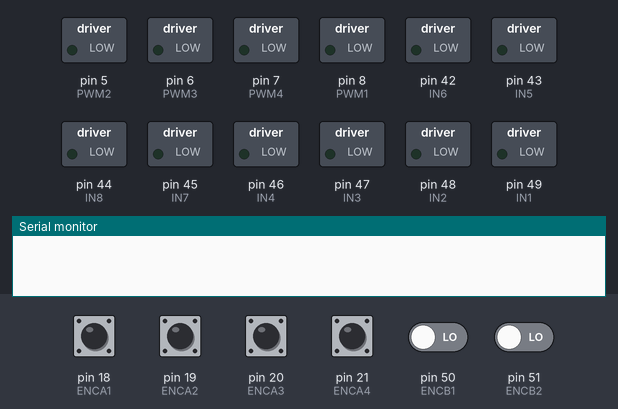
Bench run of a sketch on a simulated Arduino Mega 2560, built with avr-gcc and run on an emulated ATmega2560. On the bench: switched loads named in the sketch (green lamp = pin HIGH), the last lines printed to the serial monitor. Inputs (shaded band) come from the test bench; at power-on: pin 18 (ENCA1), pin 19 (ENCA2), pin 20 (ENCA3), pin 21 (ENCA4) HIGH, pin 50 (ENCB1), pin 51 (ENCB2) LOW.

Above: at 0.1 s.
At 5.06 s:
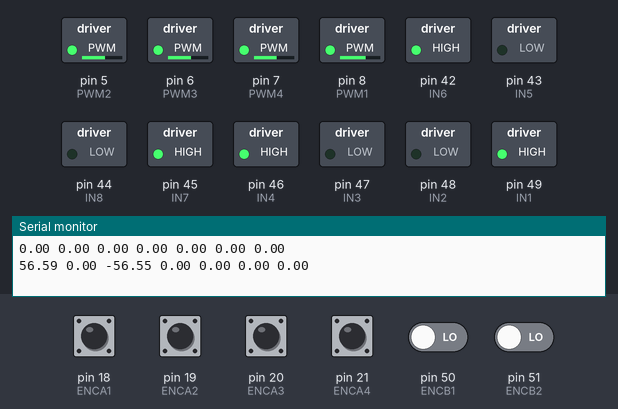
At 6.2 s:
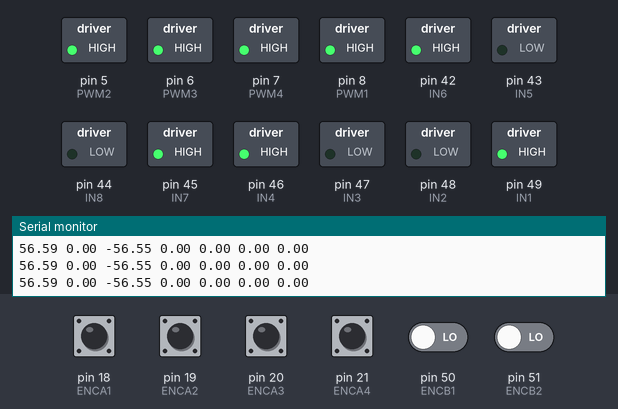
6.3 s: pin 18 (ENCA1) pulsed LOW 2 times (0.12 s each, 0.3 s apart)
9.9 s: pin 19 (ENCA2) pulsed LOW 2 times (0.12 s each, 0.3 s apart)
Timing chart, 0 to 12.9 s (numbered marks = the images above; inputs shaded):
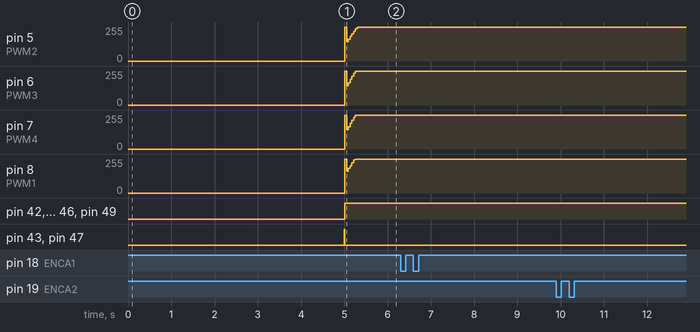

The sketch:

with_filter_ADD_run_diff_angle_ADD_filter_ADD_fuzzy_Test_run.ino
```cpp
#include <util/atomic.h>
// Pin1
#define ENCA1 18
#define ENCB1 50
#define PWM1  8
#define IN1   49
#define IN2   48
// Pin2
#define ENCA2 19
#define ENCB2 51
#define PWM2  5
#define IN3   47
#define IN4   46
// Pin3
#define ENCA3 20
#define ENCB3 52
#define PWM3  6
#define IN5   43
#define IN6   42
// Pin4
#define ENCA4 21
#define ENCB4 53
#define PWM4  7
#define IN7   45
#define IN8   44

// globals
long prevT1 = 0;
int posPrev1 = 0;
float preve1;
long prevT2 = 0;
int posPrev2 = 0;
float preve2;
long prevT3 = 0;
int posPrev3 = 0;
float preve3;
long prevT4 = 0;
int posPrev4 = 0;
float preve4;

// Set a target
float vt1;
float vt2;
float vt3;
float vt4;
float v;

// Use the "volatile" directive for variables
// used in an interrupt
volatile int pos_i1 = 0;
volatile float velocity_i1 = 0;
volatile long prevT_i1 = 0;

volatile int pos_i2 = 0;
volatile float velocity_i2 = 0;
volatile long prevT_i2 = 0;

volatile int pos_i3 = 0;
volatile float velocity_i3 = 0;
volatile long prevT_i3 = 0;

volatile int pos_i4 = 0;
volatile float velocity_i4 = 0;
volatile long prevT_i4 = 0;

float vFilt = 0;
float vPrev = 0;
float vFiltPrev = 0;

float v1Filt = 0;
float v1Prev = 0;

float v2Filt = 0;
float v2Prev = 0;

float v3Filt = 0;
float v3Prev = 0;

float v4Filt = 0;
float v4Prev = 0;

float e=0;
float eintegral = 0;
float eintegral1 = 0;
float derivative1;
float eintegral2 = 0;
float derivative2;
float eintegral3 = 0;
float derivative3;
float eintegral4 = 0;
float derivative4;
int  pos1,pos2,pos3,pos4;
float distance,speed,deltad;
int mode = 1;
void setup() {
  Serial.begin(9600);
  pinMode(ENCA1,INPUT);
  pinMode(ENCB1,INPUT);

  pinMode(ENCA2,INPUT);
  pinMode(ENCB2,INPUT);

  pinMode(ENCA3,INPUT);
  pinMode(ENCB3,INPUT);

  pinMode(ENCA4,INPUT);
  pinMode(ENCB4,INPUT);

  pinMode(PWM1,OUTPUT);
  pinMode(PWM2,OUTPUT);
  pinMode(PWM3,OUTPUT);
  pinMode(PWM4,OUTPUT);

  pinMode(IN1,OUTPUT);
  pinMode(IN2,OUTPUT);
  pinMode(IN3,OUTPUT);
  pinMode(IN4,OUTPUT);
  pinMode(IN5,OUTPUT);
  pinMode(IN6,OUTPUT);
  pinMode(IN7,OUTPUT);
  pinMode(IN8,OUTPUT);
  attachInterrupt(digitalPinToInterrupt(ENCA1), readEncoder1,RISING);
  attachInterrupt(digitalPinToInterrupt(ENCA2), readEncoder2,RISING);
  attachInterrupt(digitalPinToInterrupt(ENCA3), readEncoder3,RISING);
  attachInterrupt(digitalPinToInterrupt(ENCA4), readEncoder4,RISING);

  delay(5000);
}

void loop() {
  // read the position in an atomic block
  // to avoid potential misreads
  pos1 = 0;
  pos2 = 0;
  pos3 = 0;
  pos4 = 0;
  ATOMIC_BLOCK(ATOMIC_RESTORESTATE){
    pos1 = pos_i1;
    pos2 = pos_i2;
    pos3 = pos_i3;
    pos4 = pos_i4;
    }
  // Compute velocity with method 1
  long currT1 = micros();
  long currT2 = micros();
  long currT3 = micros();
  long currT4 = micros();

  float deltaT1 = ((float) (currT1-prevT1))/1.0e6; //1e6=10^6
  float deltaT2 = ((float) (currT2-prevT2))/1.0e6;
  float deltaT3 = ((float) (currT3-prevT3))/1.0e6;
  float deltaT4 = ((float) (currT4-prevT4))/1.0e6;
  //Serial.print (deltaT1);Serial.print(deltaT2);Serial.println(deltaT3);
  float velocity1 = (pos1 - posPrev1)/deltaT1;
  float velocity2 = (pos2 - posPrev2)/deltaT2;
  float velocity3 = (pos3 - posPrev3)/deltaT3;
  float velocity4 = (pos4 - posPrev4)/deltaT4;
  //Serial.print(velocity1);Serial.println(velocity3);
  posPrev1 = pos1;
  posPrev2 = pos2;
  posPrev3 = pos3;
  posPrev4 = pos4;

  prevT1 = currT1;
  prevT2 = currT2;
  prevT3 = currT3;
  prevT4 = currT4;

  // Convert count/s to RPM
  float v1 = velocity1/616.0*60;
  float v2 = velocity2/616.0*60;
  float v3 = velocity3/616.0*60;
  float v4 = velocity4/616.0*60;

  // Low-pass filter (25 Hz cutoff)
  v1Filt = 0.854*v1Filt + 0.0728*v1 + 0.0728*v1Prev;
  v1Prev = v1;
  v2Filt = 0.854*v2Filt + 0.0728*v2 + 0.0728*v2Prev;
  v2Prev = v2;
  v3Filt = 0.854*v3Filt + 0.0728*v3 + 0.0728*v3Prev;
  v3Prev = v3;
  v4Filt = 0.854*v4Filt + 0.0728*v4 + 0.0728*v4Prev;
  v4Prev = v4;

  // Compute the control signal u
  float kp1 = 2.4064;
  float ki1 = 9.6228;
  float kd1 = 0.6038;

  float kp2 = 2.1543;
  float ki2 = 8.5818;
  float kd2 = 0.5382;

  float kp3 = 2.0626481;
  float ki3 = 10.313734;
  float kd3 = 0.3666;

  float kp4 = 2.0626481;
  float ki4 = 10.313734;
  float kd4 = 0.3666;

  float e1 = vt1 - v1Filt;
  float e2 = vt2 - v2Filt;
  float e3 = vt3 - v3Filt;
  float e4 = vt4 - v4Filt;

  // Compute the integral term
  eintegral1 = eintegral1 + e1 * deltaT1;
  eintegral2 = eintegral2 + e2 * deltaT2;
  eintegral3 = eintegral3 + e3 * deltaT3;
  eintegral4 = eintegral4 + e4 * deltaT4;

  // Compute the derivative term
  derivative1 = (e1 - preve1) / deltaT1;
  derivative2 = (e2 - preve2) / deltaT2;
  derivative3 = (e3 - preve3) / deltaT3;
  derivative4 = (e4 - preve4) / deltaT4;

  float u1 = kp1 * e1 + ki1 * eintegral1 + kd1 * derivative1;  // updated control signal
  float u2 = kp2 * e2 + ki2 * eintegral2 + kd2 * derivative2;  // updated control signal
  float u3 = kp3 * e3 + ki3 * eintegral3 + kd3 * derivative3;  // updated control signal
  float u4 = kp4 * e4 + ki4 * eintegral4 + kd4 * derivative4;  // updated control signal
  preve1 = e1;
  preve2 = e2;
  preve3 = e3;
  preve4 = e4;

  // Set the motor 1 speed and direction
  int dir1 = 1;
  if (u1 < 0) {
    dir1 = -1;
  }
  int pwr1 = (int) fabs(u1);
  if (pwr1 > 255) {
    pwr1 = 255;
  }
  // Set the motor 2 speed and direction
  int dir2 = 1;
  if (u2 < 0) {
    dir2 = -1;
  }
  int pwr2 = (int) fabs(u2);
  if (pwr2 > 255) {
    pwr2 = 255;
  }
  // Set the motor 3 speed and direction
  int dir3 = 1;
  if (u3 < 0) {
    dir3 = -1;
  }
  int pwr3 = (int) fabs(u3);
  if (pwr3 > 255) {
    pwr3 = 255;
  }
  // Set the motor 4 speed and direction
  int dir4 = 1;
  if (u4 < 0) {
    dir4 = -1;
  }
  int pwr4 = (int) fabs(u4);
  if (pwr4 > 255) {
    pwr4 = 255;
  }


  setMotor(dir1, pwr1, PWM1, IN1, IN2);
  setMotor(dir2, pwr2, PWM2, IN3, IN4);
  setMotor(dir3, pwr3, PWM3, IN5, IN6);
  setMotor(dir4, pwr4, PWM4, IN7, IN8);


  go(5,0); //go how many square in what direction?
  calculate_s(speed,v1,v2,v3,v4,deltaT1);


  // tinhtoan_quangduong_di(speed,0);
  //Print
  Serial.print(vt1);
  Serial.print(" ");
  Serial.print(v1Filt);
  Serial.print(" ");
  Serial.print(vt2);
  Serial.print(" ");
  Serial.print(v2Filt);
  Serial.print(" ");
  Serial.print(v3Filt);
  Serial.print(" ");
  Serial.print(v4Filt);
  Serial.print(" ");
  Serial.println(distance);
  delay(1);
}
void setMotor(int dir, int pwmVal, int pwm, int in1, int in2){
  analogWrite(pwm,pwmVal); // Motor speed
  if(dir == 1){
    // Turn one way
    digitalWrite(in1,HIGH);
    digitalWrite(in2,LOW);
  }
  else if(dir == -1){
    // Turn the other way
    digitalWrite(in1,LOW);
    digitalWrite(in2,HIGH);
  }
  else{
    // Or dont turn
    digitalWrite(in1,LOW);
    digitalWrite(in2,LOW);
  }
}
void readEncoder1(){
  // Read encoder B when ENCA rises
  int b1 = digitalRead(ENCB1);
  int increment1 = 0;
  if(b1>0){
    // If B is high, increment forward
    increment1 = 1;
  }
  else{
    // Otherwise, increment backward
    increment1 = -1;
  }
  pos_i1 = pos_i1 + increment1;
}
void readEncoder2(){
  // Read encoder B when ENCA rises
  int b2 = digitalRead(ENCB2);
  int increment2 = 0;
  if(b2>0){
    // If B is high, increment forward
    increment2 = 1;
  }
  else{
    // Otherwise, increment backward
    increment2 = -1;
  }
  pos_i2 = pos_i2 + increment2;
}
void readEncoder3(){
  // Read encoder B when ENCA rises
  int b3 = digitalRead(ENCB3);
  int increment3 = 0;
  if(b3>0){
    // If B is high, increment forward
    increment3 = 1;
  }
  else{
    // Otherwise, increment backward
    increment3 = -1;
  }
  pos_i3 = pos_i3 + increment3;
}
void readEncoder4(){
  // Read encoder B when ENCA rises
  int b4 = digitalRead(ENCB4);
  int increment4 = 0;
  if(b4>0){
    // If B is high, increment forward
    increment4 = 1;
  }
  else{
    // Otherwise, increment backward
    increment4 = -1;
  }
  pos_i4 = pos_i4 + increment4;
}

void tinhtoan_quangduong_di(int v, float degree)//degree integer number pls
{
  float x= degree/180*3.14;
  vt1 = v * cos(3.14/4+x);
  vt2 = v * sin(3.14/4+x)*(-1);
  vt3 = v * cos(3.14/4+x)*(-1);
  vt4 = v * sin(3.14/4+x);
}
void calculate_s(float s, float v1, float v2, float v3, float v4, float deltaT)
{
  // v(rpm)
  v=sqrt(pow((abs(v1)+abs(v3))/2,2)+pow((abs(v2)+abs(v4))/2,2));
  vFilt = 0.854*vFilt + 0.0728*v + 0.0728*vPrev;
  vPrev = v;
  // distance(count)
  distance = distance + (vFilt+vFiltPrev)/2 * deltaT;
  // if(deltad!=700-distance)
  // {Serial.print("Vfilt: ");Serial.print(vFilt);Serial.print("\t");Serial.print("V: ");Serial.print(v);Serial.print("\t");Serial.print("Distance: ");Serial.print(deltad); Serial.print("\t");Serial.print("speed: ");Serial.print(speed);
  // Serial.print("\tTotal distance: ");Serial.println(distance);}
  // vFiltPrev=vFilt;
}
void go(float d, float angle)
{
  float dis=d*50;
  tinhtoan_quangduong_di(speed,angle);
  deltad=dis-distance;
  if (deltad>700) {speed=200;}
  else if (deltad>500) {speed=150 + (deltad-800) * (200-150)/(700-500);}
  else if (deltad>300) {speed=100 + (deltad-400) * (150-100)/(500-300);}
  else if (deltad>50)  {speed=50  + (deltad-100) * (100-50)/(300-50);}
  else if (deltad>0)   {speed=0   + (deltad-0)   * (50-0)/(50-0);}
}
void run_triangle( float v1, float v2, float v3, float v4, float deltaT1){

  if (mode == 1) {
      //di vong quanh the gioi
    go(3.606,33.7); //go how many square in what direction?
    calculate_s(speed,v1,v2,v3,v4,deltaT1);
    if(distance > 179) {mode = 2;}
  }
  else if(mode == 2){
    go(6.606,180); //go how many square in what direction?
    calculate_s(speed,v1,v2,v3,v4,deltaT1);
    if(distance > 328) {mode = 3;}
  }
  else if(mode == 3){
    go(8.606,-90); //go how many square in what direction?
    calculate_s(speed,v1,v2,v3,v4,deltaT1);
    if(distance > 427) {mode = 4;}
  }
}
```
